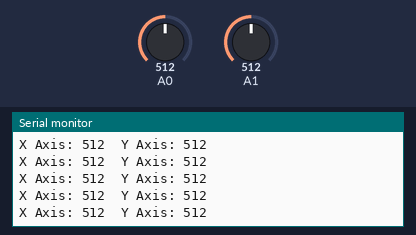
This sketch was run on a simulated Arduino Nano, built with avr-gcc and run on an emulated ATmega328P. On the bench: the last lines printed to the serial monitor. Inputs (shaded band) come from the test bench; at power-on: A0 = 512, A1 = 512. No radio packets arrive unless stated.

Above: at 1.2 s.
1.3 s: A0 set to 716
At 1.38 s:
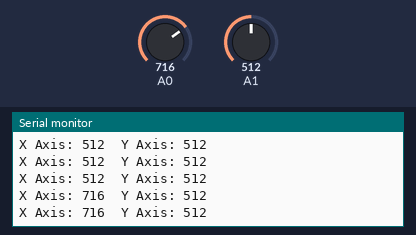
2.8 s: A1 set to 716
At 2.81 s:
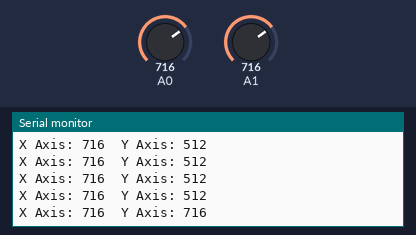
4.3 s: A0 set to 900
At 4.3 s:
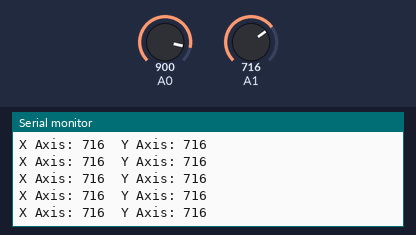
5.8 s: A1 set to 900
At 5.85 s:
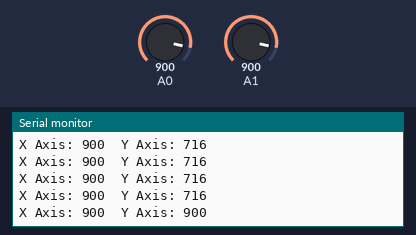
Timing chart, 0 to 8.3 s (numbered marks = the images above; inputs shaded):
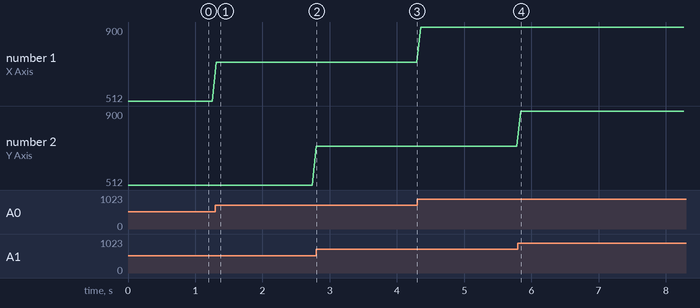

The sketch:

nano-robo_transmitter.ino
```cpp
#include <SPI.h>
#include <nRF24L01.h>
#include <RF24.h>

RF24 radio(8,9); // CE, CSK

const byte address[6] = "09870";
int xAxisValue = 0;
int yAxisValue = 0;

void setup() {
  radio.begin();
  Serial.begin(115200);
  radio.openWritingPipe(address);
  radio.stopListening();
}
void loop() {
  int xAxis = analogRead(A0);    //Write code to Read Joysticks X-axis
  int yAxis = analogRead(A1); //Write code to Read Joysticks X-axis

  // Convert integer values to strings
  String xString = String(xAxis);
  String yString = String(yAxis);

  // Create a 2D character array to hold both values
  char data[2][6]; // 2 strings of 5 characters each (including null terminator)

  // Copy the strings to the 2D character array
  xString.toCharArray(data[0], 6);
  yString.toCharArray(data[1], 6);

  // Send the 2D character array
  radio.write(&data, sizeof(data));

  // Print the analog values for debugging
  Serial.print("X Axis: ");
  Serial.print(data[0]);
  Serial.print("\tY Axis: ");
  Serial.println(data[1]);

  delay(60);
}
```

Measured:
- after the input at 1.3 s, the serial monitor: prints a new line at once (image 1)
- after the input at 2.8 s, the serial monitor: prints a new line at once (image 2)
- after the input at 5.8 s, the serial monitor: prints a new line after 0.05 s (image 4)
- plotted number 1: 512 → 716 after the input at 1.3 s, 716 → 900 after the input at 4.3 s
